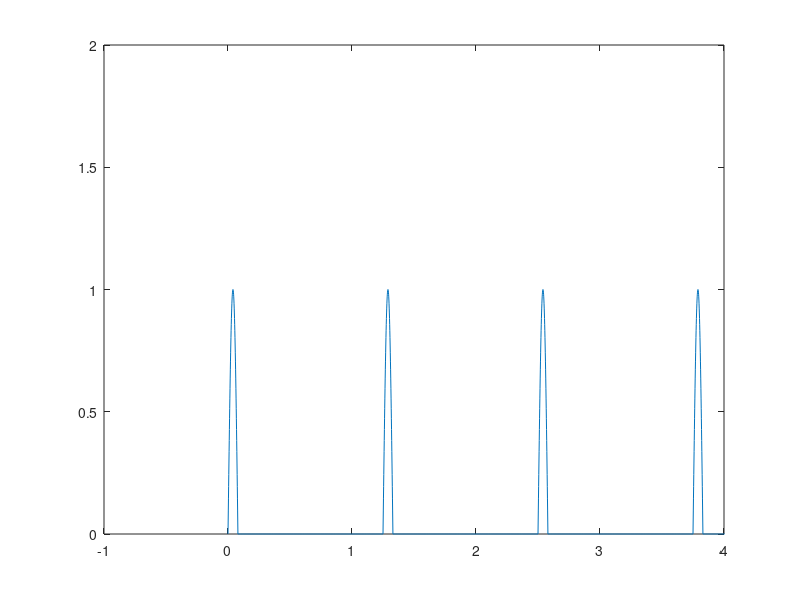
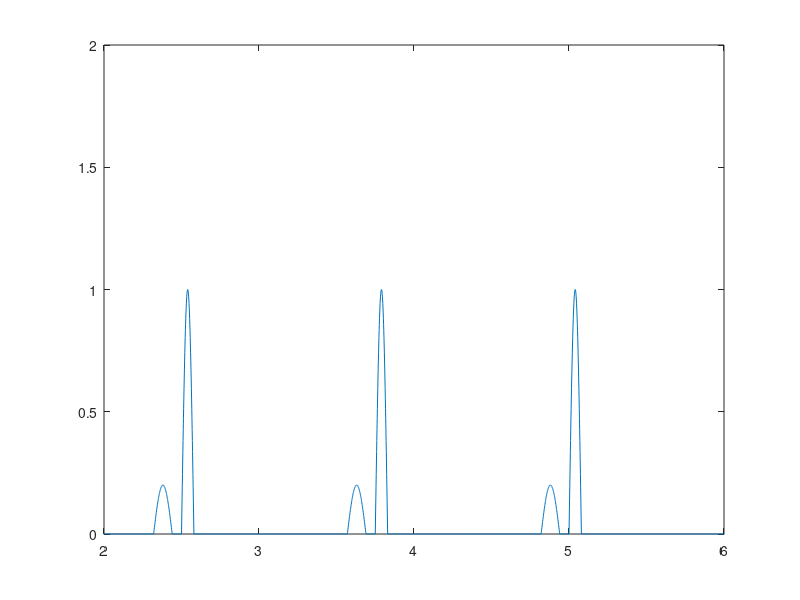
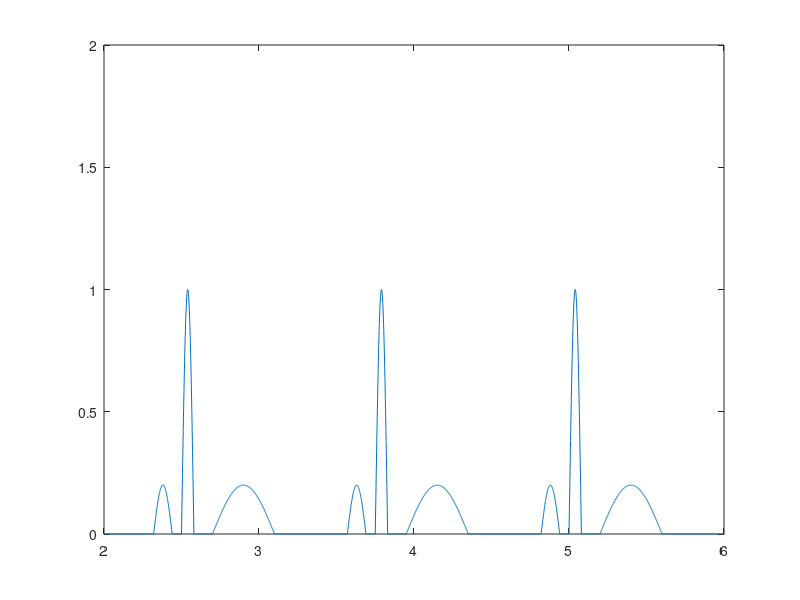
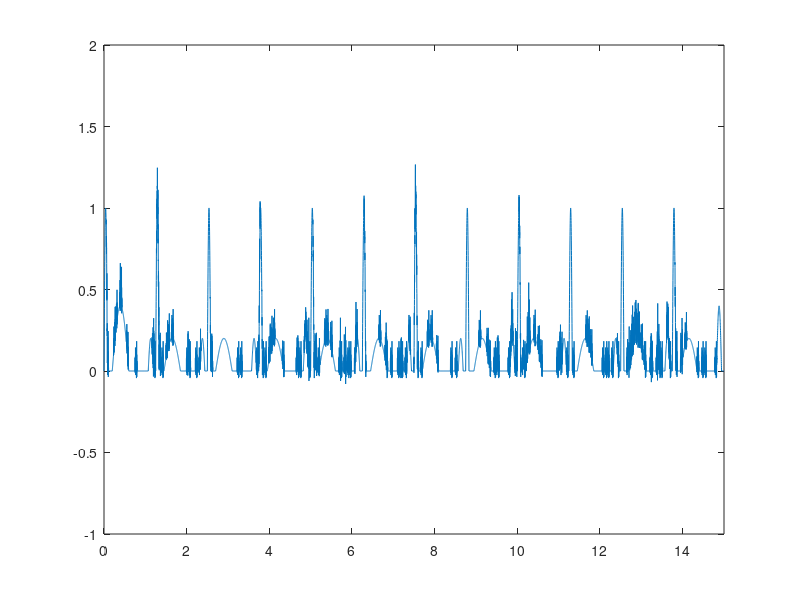

Write MATLAB code to recreate these figures, in order. (Note: this script raises an error after producing the figures.)
%% Filter 50/60 Hz signal from ECG simulated data
% This script demonstrate how to filter a noisy ECG signal. Over the simulated ECG signal is added baseline noise, white noise and power line hum.
% The filtering method is shown bellow:
%
% <<D:\Facultate\VUB_sem1\Video,Image,Coding Systems\mini-project\Matlab\html\diagram_filter.jpg>>
%
% There are proposed three filtering methods: using a LMS filter with 2
% taps, with 4 taps and a filter with N taps.
% This raport was generated using Matlab publish function.

clear
close all
%% User controlled variables
% This section includes all the user variables. 

LPF_cutoff = 25; %ECG signal band => between 10 Hz and 25 Hz
HPF_cutoff = 1; % Baseline wander frequency is lower than 1Hz. Can be higher in special conditions (running)
LMS_conv = 0.009; % LMS convergence variable



%%
% *Baseline noise* is the short time variation of the baseline from a straight 
% line caused by electric signal fluctuations, lamp instability, temperature fluctuations and other factors.
%%
% *White noise* is a random signal having equal intensity at different frequencies, giving it a constant power spectral density.
%%
% An oscillating voltage in a conductor generates a magnetic field that will induce a small oscillating voltage in 
% nearby conductors, and this is how *electrical noise* in the environment shows up in the EEG.
% AC line current consists of sinusoidal oscillations at either 50 Hz or 60 Hz

%%
% Noise amplitudes for white noise, power line hum noise and baseline noise are
% defined bellow:
%
Noise_amplitude = 0.020; 
Mains_interference_amplitude = 8;
Baseline_wander_amplitude = 1;


f_baseline = 0.2; % baseline noise frequency
f_interference = 50; % power line frequency

%%
% The sampling rate has to be wisely chosen in order to obtain an exactly 90 degree
% phase shift for the reference signal.
%%
% *Example*
%%
% Fs=50*16 = 800 hz = 1.25 ms
% 50 hz -> 20ms => 20/1.25 = 16 samples/cycle => 16/4 = 4 -> 4 samples
% represents 90 degree phase shift
Fs = 50 * 16;  %sample rate
dt=1/Fs;
t=0:dt:15;
%%
% The reference 50/60 Hz signal is defined bellow:
ref = sin(2*pi*f_interference*t);

%%
% The European grid ranges from Portugal over Poland to Turkey. 
% It is fed with alternating current, which has a frequency of *approximately* 50.0 Hz
% In the following picture the maximum allowed frequency offset is presented.
%
% <<D:\Facultate\VUB_sem1\Video,Image,Coding Systems\mini-project\Matlab\html\frequenztabelle_05.png>>
%

%% 
% The interference noise is created as shown bellow. It contains the mains
% 50/60 Hz signal with an offset as mentioned previously. If the h variable
% is set to 1 the interference noise will also include the third harmonic
% of the 50/60 Hz signal.

h = 0;
f_offset1 = 0.0; % The maximum value should be +/- 0.2 Hz
f_offset2 = 0.0; % The maximum value should be +/- 0.2 Hz
interference_noise = Mains_interference_amplitude * sin (2*pi*(f_interference-f_offset1)*t) + ...
                     h * Mains_interference_amplitude * 0.2 *sin(2*pi*(3*f_interference-f_offset2)*t);

%% Create ECG simulated signal
% The ECG signal is simulated using according to the following picture:
%
% <<D:\Facultate\VUB_sem1\Video,Image,Coding Systems\mini-project\Matlab\html\ECG_timing.PNG>>
% 
%%
% P-R interval = 0.12 - 0.20 sec (3 - 5 small squares)
%%
% QRS width = 0.08 - 0.12 sec (2 - 3 small squares)
%%
% Q-T interval = 0.35 - 0.43 sec

Hearth_rate = 75;
ECG_period = Hearth_rate/60;
QRS_complex_duration = 0.08; % QRS complex duration is between 0.08 - 0.12 seconds
PR_duration = 0.12;  % PR duration is between 0.12 -0.20 seconds
QT_duration = 0.40; % QT duration is between 0.35 - 0.43 seconds

%%
% *Create QRS complex shape*
QRS_t = 0:dt:QRS_complex_duration;
QRS_f = 1/QRS_complex_duration;
QRS_waveform = sin(2*pi*QRS_f/2*QRS_t).*(QRS_t<=QRS_complex_duration);

%%
% *Create PR interval shape*
PR_t = 0:dt:PR_duration;
PR_f = 1/PR_duration;
PR_waveform = 0.2*sin(2*pi*PR_f/2*PR_t).*(PR_t<=PR_duration);

%%
% *Create QT interval shape*
QT_t = 0:dt:QT_duration;
QT_f = 1/QT_duration;
QT_waveform = 0.2*sin(2*pi*QT_f/2*QT_t).*(QT_t<=QT_duration);

%%
% *Create a vector that holds the exact location of the ECG pulse according to ECG_period*
time_location = double(0==mod(t,ECG_period));

%%
% *Create PR interval with respect to QRS complex position*
ECG_PR = conv(circshift(time_location,[0, -ceil(PR_duration/dt + PR_duration/(2*dt))]), PR_waveform);
ECG_PR = ECG_PR(1:length(ECG_PR) - length(PR_waveform) + 1);

%%
% *Create QT interval with respect to QRS complex position*
ECG_QT = conv(circshift(time_location,QT_duration/(2*dt)), QT_waveform);
ECG_QT = ECG_QT(1:length(ECG_QT) - length(QT_waveform) + 1);

%%
% *Repeat QRS complex according to ECG_period.*
ECG_waveform = conv(time_location, QRS_waveform);
figure
plot(t,ECG_waveform(1:end-length(QRS_waveform)+1));
axis([-1 4 0 2])
%%
% *Merge signals PR_QRS_QT*
%%
% Merge ECG_PR complex
ECG_waveform = ECG_waveform(1:length(ECG_waveform) - length(QRS_waveform) + 1) + ECG_PR;
figure
plot(t,ECG_waveform);
axis([2 6 0 2])
%%
% Merge ECG_QT complex
ECG_waveform = ECG_waveform + ECG_QT;
figure
plot(t,ECG_waveform);
axis([2 6 0 2])

%%
% *Add signal noise: random noise, interference noise and baseline noise*

ECG_artifact = Noise_amplitude * randn(size(t)) + interference_noise + Baseline_wander_amplitude * sin(2*pi*f_baseline*t);
ECG_waveform_final = ECG_waveform + ECG_artifact;

F = 10e3;
t1=0:dt:0.05;
r1 = randi([1 10000],1,length(t));
time_location = double(0==mod(r1,80));
signal1 = 0.01 * sin(2*pi*900*t1) + 0.05 + 0.05 * randn(size(t1));

signal = conv(time_location, signal1);
signal = signal(1:length(signal) - length(signal1) + 1);

ECG_validation_waveform = signal+ECG_waveform;
%ECG_identification = ECG_waveform + signal;
save('ecg_waveform.mat','ECG_waveform');
figure
plot(t,ECG_validation_waveform);
axis([0 15 -1 2]);

Options = tfestOptions;           
Options.Display = 'on';           
Options.WeightingFilter = [];     
                                   
%tf2 = tfest(mydata, 6, 5, Options)
%idd_data = iddata(ECG_waveform_noise,ECG_waveform,dt);
% h = tf(tf1.Numerator,tf1.Denominator,dt);
% 
% lsim_out = lsim(h,ECG_waveform_final,t);

%% Low pass filtering and high pass filtering

%% 
% The filtering method uses a LPF and a HPF. A 6 pole filter is used first.
% The output can be seen bellow:
[b,a] = butter(6, LPF_cutoff/(Fs/2));
%freqz(b,a)
ECG_LPF = filter(b, a, ECG_waveform_final );

[b,a] = butter(6, HPF_cutoff/(Fs/2),'high');
%freqz(b,a)
ECG_HPF = filter(b, a, ECG_LPF );
figure
plot(t,ECG_HPF);

%%
% From an embedded system solution a 2 pole filter is preffered. A 2 pole
% filter would be much more easier to implement in hardware. Also for a
% higher order filter (e.g 6) the output ECG signal tends to ring.
[b,a] = butter(2, LPF_cutoff/(Fs/2));
%freqz(b,a)
ECG_LPF = filter(b, a, ECG_waveform_final );

[b,a] = butter(2, HPF_cutoff/(Fs/2),'high');
%freqz(b,a)
ECG_HPF = filter(b, a, ECG_LPF );
figure
plot(t,ECG_HPF);
%% LMS 2 tap
%%
% The LMS filtering approach is a narrow band filter that works only with frequencies near f_interference
%%
% For the 2 tap filter - adjust b1 and b2 coefficients for in phase ref(i) and 90 degree
% phase shift ref(i-4) signal 
% For instance, if interference signal from ECG_HPF would be in phase with the ref signal
% then b2 would be 0 and b1 would be Mains_interference_amplitude/ref_amplitude.

b1 = 0;
b2 = 0;

for i=5:length(t)
    
    ECG_out(i) = ECG_HPF(i) - (b1*ref(i) + b2*ref(i-4)) ; 
    %b1 = b1 + LMS_conv*ECG_out(i)*sign(ref(i));
    %b2 = b2 + LMS_conv*ECG_out(i)*sign(ref(i-4));
    b1 = b1 + LMS_conv*ECG_out(i)*ref(i);
    b2 = b2 + LMS_conv*ECG_out(i)*ref(i-4);
       
end


%% LMS 4 taps
a1 = 0;
a2 = 0;
a3 = 0;
a4 = 0;
for i=13:length(t)
    
    ECG_4tap(i) = ECG_HPF(i) -  (a1*ref(i) + a2*ref(i-4) + a3*ref(i-8) + a4*ref(i-12));
    a1 = a1 + LMS_conv*ECG_4tap(i)*(ref(i));
    a2 = a2 + LMS_conv*ECG_4tap(i)*(ref(i-4));
    a3 = a3 + LMS_conv*ECG_4tap(i)*(ref(i-8));
    a4 = a4 + LMS_conv*ECG_4tap(i)*(ref(i-12));
    
end

%% LMS n taps
%figure
n = 20;
h = zeros(1,n+1);
offset = 0:-1:-n;
for i=n+1:length(t)
    % keep a history buffer
    buffer = ref(i+offset);
    ECG_ntap(i) = ECG_HPF(i) - dot(h,buffer);
    h = h + LMS_conv * ECG_ntap(i) * buffer;
end

%plot(t,ECG_ntap,'red');

n = 200;
h = zeros(1,n+1);
offset = 0:-1:-n;
for i=n+1:length(t)
    % keep a history buffer
    buffer = ref(i+offset);
    ECG_ntap(i) = ECG_HPF(i) - dot(h,buffer);
    h = h + LMS_conv * ECG_ntap(i) * buffer;
end
%hold on
%plot(t,ECG_ntap,'black');
%%
% The tap order of the filter can reduce the frequency offset of the
% interference noise. For instance, for a f_offset of 0.7 Hz the output of
% a 200 tap filter and a 20 tap filter can be seen bellow:
%
% <<D:\Facultate\VUB_sem1\Video,Image,Coding Systems\mini-project\Matlab\html\LMS_ntap.png>>
%

% smoothdata - not mandatory, just for eye comparation
% ECG_out  = smoothdata(ECG_out);
% ECG_4tap = smoothdata(ECG_4tap);
% ECG_ntap = smoothdata(ECG_ntap);

%% System identification

%data = iddata(ECG_waveform_final,ECG_waveform,dt);
%a = idtf(tf1.Numerator,tf1.Denominator);
%y = sim(tf1,ECG_waveform);
%sys = tfest(data,1);
% num = sys.Numerator;
% den = sys.den;
% sys.Report

% hz = tf(tf1.Numerator,tf1.Denominator, Fs)
% [y,t]=lsim(hz,ECG_waveform_final);
% stem(t,y);

%% Output plots
%%
% *ECG signal filtering when interference frequency is equal to reference signal 50/60Hz*

% figure
% plot(t,lsim_out);
figure
subplot(4,1,1);
plot(t,ECG_waveform_final);
title("ECG signal with random noise, power line noise and baseline noise");
subplot(4,1,2);
plot(t,ECG_LPF);
title("ECG signal after low pass filtering");
subplot(4,1,3)
plot(t,ECG_HPF);
title("ECG signal after high pass filtering");
subplot(4,1,4);
plot(t,ECG_out,'y');
title("ECG signal after LMS filtering");
hold on
plot(t,ECG_waveform,'r');
hold on
plot(t,ECG_4tap,'b');
hold on
plot(t,ECG_ntap,'black');
legend('Filtered signal 2LMS','Simulated signal', 'Filtered signal 4LMS', 'Filtered signal NLMS');
set(gcf,'Position',[380 80 800 680]);
%saveas(gcf,'ECG_filtering.png');
%%
%
% <<D:\Facultate\VUB_sem1\Video,Image,Coding Systems\mini-project\Matlab\N_tap_filter_f_offset_0.png>>
%
%%
%
% <<D:\Facultate\VUB_sem1\Video,Image,Coding Systems\mini-project\Matlab\N_tap_filter_f_offset.png>>
%


%% AR model

% sys = ar(ECG_waveform,4);
% covar = sys.Report.Parameters.FreeParCovariance;

y = iddata(ECG_waveform');
z = iddata(ECG_waveform_final')
na = 1;
nb = 1;
nc = 1;
nk = 1;
sys_armax = armax(y,[4 1])
figure
sys = ar(ECG_waveform_final,4,'ls');
compare(y,sys,4);
figure
compare(y,sys_armax,4);
figure
spectrum(sys)



%% ARMA
Mdl = arima(1,0,1)
EstMdl1 = estimate(Mdl,ECG_waveform');
summarize(EstMdl1)
EstMdl2 = estimate(Mdl,ECG_artifact');
summarize(EstMdl2)

% [y,e,v] = simulate(Mdl,100);
% Z = e./sqrt(v);
% [Y,E,V] = filter(Mdl,Z)
% plot(t,Y);
